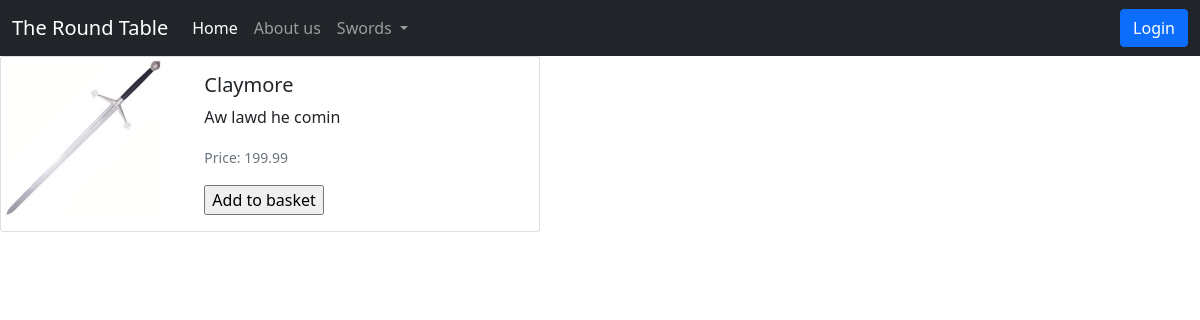
The app's page /product/2 with its own data.
### store_app/models.py (models this page shows)
class Product(models.Model):
    id = models.AutoField(primary_key=True)
    name = models.CharField(max_length=200)
    description = models.CharField(max_length=500)
    price = models.DecimalField(max_digits=10, decimal_places=2)
    picture = models.FileField(upload_to='product_img/', blank=True)
    category = models.ForeignKey(ProductCategory, on_delete=models.CASCADE)
    subcategory = models.ForeignKey(ProductSubCategory, on_delete=models.CASCADE)

### store_app/views.py (the view)
# urls.py: path('product/<int:prodid>', views.singleproduct, name='single_product'),
def singleproduct(request, prodid):
	product = get_object_or_404(Product, pk=prodid)
	return render(request, 'single_product.html', {'product': product})

### store_app/templates/single_product.html (shortened to what this page needs)
{% extends "base.html" %}
{% block content %}
<div class="card mb-3" style="max-width: 540px;">
          <div class="row no-gutters">
            <div class="col-md-4">
              <img src="{{ product.picture.url }}" class="card-img" alt="...">
            </div>
            <div class="col-md-8">
              <div class="card-body">
                <h5 class="card-title">{{ product.name }}</h5>
                <p class="card-text">{{ product.description}}</p>
                <p class="card-text"><small class="text-muted">Price: {{ product.price }}</small></p>
                  <form action="/addbasket/{{ product.id }}">
                    <input type="submit" value="Add to basket" />
                    </form>
              </div>
            </div>
          </div>
        </div>
{% endblock %}

### records on screen
Product: picture (picture), name "Claymore", description "Aw lawd he comin", price "199.99"
